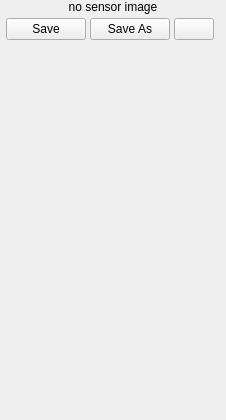
<?xml version="1.0" encoding="UTF-8"?>
<ui version="4.0">
 <class>ColDetails</class>
 <widget class="QWidget" name="ColDetails">
  <property name="geometry">
   <rect>
    <x>0</x>
    <y>0</y>
    <width>226</width>
    <height>420</height>
   </rect>
  </property>
  <layout class="QVBoxLayout" name="layout_root">
   <property name="spacing">
    <number>0</number>
   </property>
   <property name="leftMargin">
    <number>0</number>
   </property>
   <property name="topMargin">
    <number>0</number>
   </property>
   <property name="rightMargin">
    <number>0</number>
   </property>
   <property name="bottomMargin">
    <number>0</number>
   </property>
   <item>
    <widget class="QLabel" name="lbl_sensor_image">
     <property name="text">
      <string>no sensor image</string>
     </property>
     <property name="alignment">
      <set>Qt::AlignCenter</set>
     </property>
    </widget>
   </item>
   <item>
    <widget class="QWidget" name="wt_toolbar" native="true">
     <layout class="QHBoxLayout" name="toolbar_layout">
      <property name="spacing">
       <number>4</number>
      </property>
      <property name="leftMargin">
       <number>6</number>
      </property>
      <property name="topMargin">
       <number>4</number>
      </property>
      <property name="rightMargin">
       <number>6</number>
      </property>
      <property name="bottomMargin">
       <number>4</number>
      </property>
      <item>
       <widget class="QPushButton" name="btn_save">
        <property name="text">
         <string>Save</string>
        </property>
       </widget>
      </item>
      <item>
       <widget class="QPushButton" name="btn_save_as">
        <property name="text">
         <string>Save As</string>
        </property>
       </widget>
      </item>
      <item>
       <widget class="QPushButton" name="btn_edit">
        <property name="toolTip">
         <string>Edit sensor</string>
        </property>
        <property name="text">
         <string/>
        </property>
       </widget>
      </item>
      <item>
       <spacer>
        <property name="orientation">
         <enum>Qt::Horizontal</enum>
        </property>
        <property name="sizeHint" stdset="0">
         <size>
          <width>10</width>
          <height>1</height>
         </size>
        </property>
       </spacer>
      </item>
     </layout>
    </widget>
   </item>
   <item>
    <widget class="QLabel" name="lbl_sensor_name">
     <property name="text">
      <string/>
     </property>
    </widget>
   </item>
   <item>
    <widget class="QScrollArea" name="scroll_description">
     <property name="frameShape">
      <enum>QFrame::NoFrame</enum>
     </property>
     <property name="verticalScrollBarPolicy">
      <enum>Qt::ScrollBarAsNeeded</enum>
     </property>
     <property name="horizontalScrollBarPolicy">
      <enum>Qt::ScrollBarAlwaysOff</enum>
     </property>
     <property name="widgetResizable">
      <bool>true</bool>
     </property>
     <widget class="QWidget" name="scroll_description_contents">
      <property name="geometry">
       <rect>
        <x>0</x>
        <y>0</y>
        <width>226</width>
        <height>72</height>
       </rect>
      </property>
      <layout class="QVBoxLayout" name="desc_layout">
       <property name="spacing">
        <number>0</number>
       </property>
       <property name="leftMargin">
        <number>12</number>
       </property>
       <property name="topMargin">
        <number>8</number>
       </property>
       <property name="rightMargin">
        <number>12</number>
       </property>
       <property name="bottomMargin">
        <number>8</number>
       </property>
       <item>
        <widget class="QLabel" name="lbl_description">
         <property name="text">
          <string/>
         </property>
         <property name="alignment">
          <set>Qt::AlignLeading|Qt::AlignLeft|Qt::AlignTop</set>
         </property>
         <property name="wordWrap">
          <bool>true</bool>
         </property>
        </widget>
       </item>
      </layout>
     </widget>
    </widget>
   </item>
   <item>
    <widget class="QScrollArea" name="scroll_params">
     <property name="frameShape">
      <enum>QFrame::NoFrame</enum>
     </property>
     <property name="verticalScrollBarPolicy">
      <enum>Qt::ScrollBarAsNeeded</enum>
     </property>
     <property name="horizontalScrollBarPolicy">
      <enum>Qt::ScrollBarAlwaysOff</enum>
     </property>
     <property name="widgetResizable">
      <bool>true</bool>
     </property>
     <widget class="QWidget" name="scroll_params_contents">
      <property name="geometry">
       <rect>
        <x>0</x>
        <y>0</y>
        <width>226</width>
        <height>72</height>
       </rect>
      </property>
      <layout class="QVBoxLayout" name="params_layout">
       <property name="spacing">
        <number>0</number>
       </property>
       <property name="leftMargin">
        <number>0</number>
       </property>
       <property name="topMargin">
        <number>0</number>
       </property>
       <property name="rightMargin">
        <number>0</number>
       </property>
       <property name="bottomMargin">
        <number>0</number>
       </property>
      </layout>
     </widget>
    </widget>
   </item>
  </layout>
 </widget>
 <resources/>
 <connections/>
</ui>
